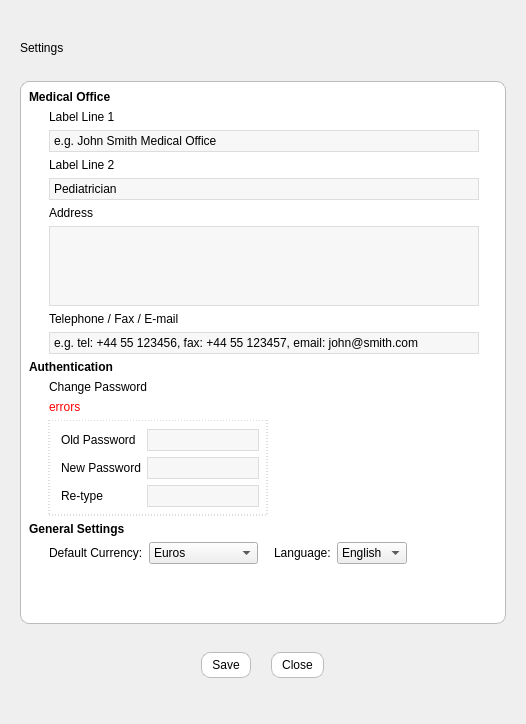
<?xml version="1.0" encoding="UTF-8"?>
<ui version="4.0">
 <class>DentalSettings</class>
 <widget class="QWidget" name="DentalSettings">
  <property name="geometry">
   <rect>
    <x>0</x>
    <y>0</y>
    <width>526</width>
    <height>724</height>
   </rect>
  </property>
  <property name="sizePolicy">
   <sizepolicy hsizetype="Preferred" vsizetype="Preferred">
    <horstretch>0</horstretch>
    <verstretch>0</verstretch>
   </sizepolicy>
  </property>
  <property name="minimumSize">
   <size>
    <width>0</width>
    <height>0</height>
   </size>
  </property>
  <property name="windowTitle">
   <string>Form</string>
  </property>
  <layout class="QHBoxLayout" name="horizontalLayout_4">
   <item>
    <widget class="QWidget" name="widget_4" native="true">
     <property name="minimumSize">
      <size>
       <width>0</width>
       <height>0</height>
      </size>
     </property>
     <property name="maximumSize">
      <size>
       <width>520</width>
       <height>700</height>
      </size>
     </property>
     <layout class="QHBoxLayout" name="horizontalLayout_5">
      <item>
       <layout class="QVBoxLayout" name="verticalLayout">
        <item>
         <widget class="QLabel" name="formTitle">
          <property name="sizePolicy">
           <sizepolicy hsizetype="Preferred" vsizetype="Fixed">
            <horstretch>0</horstretch>
            <verstretch>0</verstretch>
           </sizepolicy>
          </property>
          <property name="styleSheet">
           <string notr="true"/>
          </property>
          <property name="text">
           <string>Settings</string>
          </property>
         </widget>
        </item>
        <item>
         <widget class="QWidget" name="widget" native="true">
          <property name="sizePolicy">
           <sizepolicy hsizetype="Preferred" vsizetype="Fixed">
            <horstretch>0</horstretch>
            <verstretch>0</verstretch>
           </sizepolicy>
          </property>
          <property name="minimumSize">
           <size>
            <width>0</width>
            <height>0</height>
           </size>
          </property>
          <property name="styleSheet">
           <string notr="true">#widget {
	border:1px solid #bbbbbb;
	background: #ffffff;
	border-radius:9px;
}

QWidget, QLabel, QLineEdit, QPlainTextEdit {
	background:#ffffff;
}

QLineEdit, QPlainTextEdit, QTextEdit {
	margin-left:20px;
	background:#f7f7f7;
	border:1px solid #dddddd;
	padding:2px;
}</string>
          </property>
          <layout class="QVBoxLayout" name="verticalLayout_4">
           <property name="bottomMargin">
            <number>20</number>
           </property>
           <item>
            <layout class="QVBoxLayout" name="verticalLayout_3">
             <item>
              <widget class="QLabel" name="header1">
               <property name="sizePolicy">
                <sizepolicy hsizetype="Preferred" vsizetype="Fixed">
                 <horstretch>0</horstretch>
                 <verstretch>0</verstretch>
                </sizepolicy>
               </property>
               <property name="font">
                <font>
                 <weight>75</weight>
                 <bold>true</bold>
                </font>
               </property>
               <property name="text">
                <string>Medical Office</string>
               </property>
              </widget>
             </item>
             <item>
              <widget class="QLabel" name="label_3">
               <property name="sizePolicy">
                <sizepolicy hsizetype="Preferred" vsizetype="Fixed">
                 <horstretch>0</horstretch>
                 <verstretch>0</verstretch>
                </sizepolicy>
               </property>
               <property name="text">
                <string>Label Line 1</string>
               </property>
               <property name="indent">
                <number>20</number>
               </property>
              </widget>
             </item>
             <item>
              <widget class="QLineEdit" name="sett_officeName">
               <property name="sizePolicy">
                <sizepolicy hsizetype="Fixed" vsizetype="Fixed">
                 <horstretch>0</horstretch>
                 <verstretch>0</verstretch>
                </sizepolicy>
               </property>
               <property name="minimumSize">
                <size>
                 <width>450</width>
                 <height>0</height>
                </size>
               </property>
               <property name="styleSheet">
                <string notr="true"/>
               </property>
               <property name="text">
                <string>e.g. John Smith Medical Office</string>
               </property>
              </widget>
             </item>
             <item>
              <widget class="QLabel" name="label_11">
               <property name="text">
                <string>Label Line 2</string>
               </property>
               <property name="margin">
                <number>0</number>
               </property>
               <property name="indent">
                <number>20</number>
               </property>
              </widget>
             </item>
             <item>
              <widget class="QLineEdit" name="sett_officeName2">
               <property name="sizePolicy">
                <sizepolicy hsizetype="Fixed" vsizetype="Fixed">
                 <horstretch>0</horstretch>
                 <verstretch>0</verstretch>
                </sizepolicy>
               </property>
               <property name="minimumSize">
                <size>
                 <width>450</width>
                 <height>0</height>
                </size>
               </property>
               <property name="text">
                <string>Pediatrician</string>
               </property>
              </widget>
             </item>
             <item>
              <widget class="QLabel" name="label_4">
               <property name="sizePolicy">
                <sizepolicy hsizetype="Preferred" vsizetype="Fixed">
                 <horstretch>0</horstretch>
                 <verstretch>0</verstretch>
                </sizepolicy>
               </property>
               <property name="text">
                <string>Address</string>
               </property>
               <property name="indent">
                <number>20</number>
               </property>
              </widget>
             </item>
             <item>
              <widget class="QPlainTextEdit" name="sett_officeAddr">
               <property name="sizePolicy">
                <sizepolicy hsizetype="Fixed" vsizetype="Fixed">
                 <horstretch>0</horstretch>
                 <verstretch>0</verstretch>
                </sizepolicy>
               </property>
               <property name="minimumSize">
                <size>
                 <width>450</width>
                 <height>80</height>
                </size>
               </property>
               <property name="maximumSize">
                <size>
                 <width>16777215</width>
                 <height>80</height>
                </size>
               </property>
              </widget>
             </item>
             <item>
              <widget class="QLabel" name="label_5">
               <property name="sizePolicy">
                <sizepolicy hsizetype="Preferred" vsizetype="Fixed">
                 <horstretch>0</horstretch>
                 <verstretch>0</verstretch>
                </sizepolicy>
               </property>
               <property name="text">
                <string>Telephone / Fax / E-mail</string>
               </property>
               <property name="indent">
                <number>20</number>
               </property>
              </widget>
             </item>
             <item>
              <widget class="QLineEdit" name="sett_officeTel">
               <property name="sizePolicy">
                <sizepolicy hsizetype="Fixed" vsizetype="Fixed">
                 <horstretch>0</horstretch>
                 <verstretch>0</verstretch>
                </sizepolicy>
               </property>
               <property name="minimumSize">
                <size>
                 <width>450</width>
                 <height>0</height>
                </size>
               </property>
               <property name="text">
                <string>e.g. tel: +44 55 123456, fax: +44 55 123457, email: john@smith.com</string>
               </property>
              </widget>
             </item>
             <item>
              <widget class="QLabel" name="header2">
               <property name="sizePolicy">
                <sizepolicy hsizetype="Preferred" vsizetype="Fixed">
                 <horstretch>0</horstretch>
                 <verstretch>0</verstretch>
                </sizepolicy>
               </property>
               <property name="font">
                <font>
                 <weight>75</weight>
                 <bold>true</bold>
                </font>
               </property>
               <property name="text">
                <string>Authentication</string>
               </property>
              </widget>
             </item>
             <item>
              <widget class="QLabel" name="label_7">
               <property name="sizePolicy">
                <sizepolicy hsizetype="Preferred" vsizetype="Fixed">
                 <horstretch>0</horstretch>
                 <verstretch>0</verstretch>
                </sizepolicy>
               </property>
               <property name="text">
                <string>Change Password</string>
               </property>
               <property name="indent">
                <number>20</number>
               </property>
              </widget>
             </item>
             <item>
              <widget class="QLabel" name="sett_errors">
               <property name="sizePolicy">
                <sizepolicy hsizetype="Preferred" vsizetype="Fixed">
                 <horstretch>0</horstretch>
                 <verstretch>0</verstretch>
                </sizepolicy>
               </property>
               <property name="styleSheet">
                <string notr="true">color:red</string>
               </property>
               <property name="text">
                <string>errors</string>
               </property>
               <property name="margin">
                <number>0</number>
               </property>
               <property name="indent">
                <number>20</number>
               </property>
              </widget>
             </item>
             <item>
              <widget class="QWidget" name="widget_2" native="true">
               <property name="sizePolicy">
                <sizepolicy hsizetype="Fixed" vsizetype="Fixed">
                 <horstretch>0</horstretch>
                 <verstretch>0</verstretch>
                </sizepolicy>
               </property>
               <property name="styleSheet">
                <string notr="true">#widget_2 {
	border:1px dotted #bbbbbb;
	margin-left:20px;
}

QLineEdit {
	margin-left:0px;
}</string>
               </property>
               <layout class="QFormLayout" name="formLayout_2">
                <property name="fieldGrowthPolicy">
                 <enum>QFormLayout::AllNonFixedFieldsGrow</enum>
                </property>
                <property name="leftMargin">
                 <number>32</number>
                </property>
                <item row="0" column="0">
                 <layout class="QFormLayout" name="formLayout">
                  <property name="fieldGrowthPolicy">
                   <enum>QFormLayout::AllNonFixedFieldsGrow</enum>
                  </property>
                  <property name="formAlignment">
                   <set>Qt::AlignHCenter|Qt::AlignTop</set>
                  </property>
                  <item row="0" column="0">
                   <widget class="QLabel" name="oldPasswordLabel">
                    <property name="text">
                     <string>Old Password</string>
                    </property>
                   </widget>
                  </item>
                  <item row="0" column="1">
                   <widget class="QLineEdit" name="sett_oldPass">
                    <property name="sizePolicy">
                     <sizepolicy hsizetype="Fixed" vsizetype="Fixed">
                      <horstretch>0</horstretch>
                      <verstretch>0</verstretch>
                     </sizepolicy>
                    </property>
                    <property name="minimumSize">
                     <size>
                      <width>0</width>
                      <height>20</height>
                     </size>
                    </property>
                    <property name="echoMode">
                     <enum>QLineEdit::Password</enum>
                    </property>
                   </widget>
                  </item>
                  <item row="1" column="0">
                   <widget class="QLabel" name="newPasswordLabel">
                    <property name="text">
                     <string>New Password</string>
                    </property>
                   </widget>
                  </item>
                  <item row="1" column="1">
                   <widget class="QLineEdit" name="sett_newPass">
                    <property name="minimumSize">
                     <size>
                      <width>0</width>
                      <height>20</height>
                     </size>
                    </property>
                    <property name="echoMode">
                     <enum>QLineEdit::Password</enum>
                    </property>
                   </widget>
                  </item>
                  <item row="2" column="0">
                   <widget class="QLabel" name="reTypePasswordLabel">
                    <property name="text">
                     <string>Re-type</string>
                    </property>
                   </widget>
                  </item>
                  <item row="2" column="1">
                   <widget class="QLineEdit" name="sett_reTypePass">
                    <property name="sizePolicy">
                     <sizepolicy hsizetype="Fixed" vsizetype="Fixed">
                      <horstretch>0</horstretch>
                      <verstretch>0</verstretch>
                     </sizepolicy>
                    </property>
                    <property name="minimumSize">
                     <size>
                      <width>0</width>
                      <height>20</height>
                     </size>
                    </property>
                    <property name="echoMode">
                     <enum>QLineEdit::Password</enum>
                    </property>
                   </widget>
                  </item>
                 </layout>
                </item>
               </layout>
              </widget>
             </item>
             <item>
              <widget class="QLabel" name="header3">
               <property name="font">
                <font>
                 <weight>75</weight>
                 <bold>true</bold>
                </font>
               </property>
               <property name="text">
                <string>General Settings</string>
               </property>
              </widget>
             </item>
             <item>
              <layout class="QHBoxLayout" name="horizontalLayout_2">
               <property name="leftMargin">
                <number>0</number>
               </property>
               <item>
                <widget class="QLabel" name="label_9">
                 <property name="sizePolicy">
                  <sizepolicy hsizetype="Fixed" vsizetype="Preferred">
                   <horstretch>0</horstretch>
                   <verstretch>0</verstretch>
                  </sizepolicy>
                 </property>
                 <property name="text">
                  <string>Default Currency:</string>
                 </property>
                 <property name="indent">
                  <number>20</number>
                 </property>
                </widget>
               </item>
               <item>
                <widget class="QComboBox" name="sett_currency">
                 <property name="sizePolicy">
                  <sizepolicy hsizetype="Fixed" vsizetype="Fixed">
                   <horstretch>0</horstretch>
                   <verstretch>0</verstretch>
                  </sizepolicy>
                 </property>
                 <property name="minimumSize">
                  <size>
                   <width>100</width>
                   <height>0</height>
                  </size>
                 </property>
                 <property name="styleSheet">
                  <string notr="true">QComboBox, QAbstractItemView {
	background:none;
}</string>
                 </property>
                 <item>
                  <property name="text">
                   <string>Euros</string>
                  </property>
                 </item>
                 <item>
                  <property name="text">
                   <string>US Dollars</string>
                  </property>
                 </item>
                 <item>
                  <property name="text">
                   <string>British Pounds</string>
                  </property>
                 </item>
                </widget>
               </item>
               <item>
                <widget class="QLabel" name="label_10">
                 <property name="sizePolicy">
                  <sizepolicy hsizetype="Fixed" vsizetype="Preferred">
                   <horstretch>0</horstretch>
                   <verstretch>0</verstretch>
                  </sizepolicy>
                 </property>
                 <property name="text">
                  <string>Language:</string>
                 </property>
                 <property name="indent">
                  <number>10</number>
                 </property>
                </widget>
               </item>
               <item>
                <widget class="QComboBox" name="sett_lang">
                 <property name="sizePolicy">
                  <sizepolicy hsizetype="Fixed" vsizetype="Fixed">
                   <horstretch>0</horstretch>
                   <verstretch>0</verstretch>
                  </sizepolicy>
                 </property>
                 <property name="styleSheet">
                  <string notr="true">QComboBox, QAbstractItemView {
	background:none;
}</string>
                 </property>
                 <item>
                  <property name="text">
                   <string>English</string>
                  </property>
                 </item>
                 <item>
                  <property name="text">
                   <string>Greek</string>
                  </property>
                 </item>
                 <item>
                  <property name="text">
                   <string>French</string>
                  </property>
                 </item>
                </widget>
               </item>
               <item>
                <spacer name="horizontalSpacer">
                 <property name="orientation">
                  <enum>Qt::Horizontal</enum>
                 </property>
                 <property name="sizeHint" stdset="0">
                  <size>
                   <width>40</width>
                   <height>20</height>
                  </size>
                 </property>
                </spacer>
               </item>
              </layout>
             </item>
             <item>
              <spacer name="verticalSpacer">
               <property name="orientation">
                <enum>Qt::Vertical</enum>
               </property>
               <property name="sizeHint" stdset="0">
                <size>
                 <width>20</width>
                 <height>40</height>
                </size>
               </property>
              </spacer>
             </item>
            </layout>
           </item>
          </layout>
         </widget>
        </item>
        <item>
         <layout class="QHBoxLayout" name="horizontalLayout">
          <item>
           <widget class="QWidget" name="widget_3" native="true">
            <property name="sizePolicy">
             <sizepolicy hsizetype="Fixed" vsizetype="Fixed">
              <horstretch>0</horstretch>
              <verstretch>0</verstretch>
             </sizepolicy>
            </property>
            <property name="minimumSize">
             <size>
              <width>0</width>
              <height>30</height>
             </size>
            </property>
            <property name="styleSheet">
             <string notr="true">QPushButton {
	background:#fff;
	background-image:none;
	border-radius: 9px;
	border:1px solid #b1b1b1;
	padding:5px;
	padding-left:10px;
	padding-right:10px;
}

QPushButton:pressed {
	background-color: #555555;
	color: #ffffff;
}</string>
            </property>
            <layout class="QHBoxLayout" name="horizontalLayout_3">
             <property name="spacing">
              <number>20</number>
             </property>
             <property name="margin">
              <number>0</number>
             </property>
             <item>
              <widget class="QPushButton" name="pushButton">
               <property name="sizePolicy">
                <sizepolicy hsizetype="Fixed" vsizetype="Fixed">
                 <horstretch>0</horstretch>
                 <verstretch>0</verstretch>
                </sizepolicy>
               </property>
               <property name="styleSheet">
                <string notr="true">QPushButton {
	border:1px solid #bbbbbb;
	background: #ffffff;
	border-radius:9px;
}

QPushButton:pressed {
	background-color: #555555;
	color: #ffffff;
}</string>
               </property>
               <property name="text">
                <string>Save</string>
               </property>
               <property name="icon">
                <iconset resource="resources.qrc">
                 <normaloff>:/icons/Save 16x16</normaloff>:/icons/Save 16x16</iconset>
               </property>
              </widget>
             </item>
             <item>
              <widget class="QPushButton" name="pushButton_2">
               <property name="sizePolicy">
                <sizepolicy hsizetype="Fixed" vsizetype="Fixed">
                 <horstretch>0</horstretch>
                 <verstretch>0</verstretch>
                </sizepolicy>
               </property>
               <property name="styleSheet">
                <string notr="true">QPushButton {
	border:1px solid #bbbbbb;
	background: #ffffff;
	border-radius:9px;
}

QPushButton:pressed {
	background-color: #555555;
	color: #ffffff;
}</string>
               </property>
               <property name="text">
                <string>Close</string>
               </property>
               <property name="icon">
                <iconset resource="resources.qrc">
                 <normaloff>:/icons/Cancel 16x16</normaloff>:/icons/Cancel 16x16</iconset>
               </property>
              </widget>
             </item>
            </layout>
           </widget>
          </item>
         </layout>
        </item>
       </layout>
      </item>
     </layout>
    </widget>
   </item>
  </layout>
 </widget>
 <resources>
  <include location="resources.qrc"/>
 </resources>
 <connections/>
</ui>
